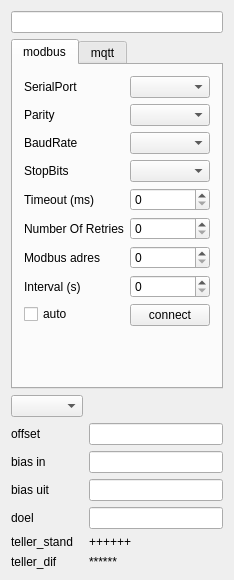
<?xml version="1.0" encoding="UTF-8"?>
<ui version="4.0">
 <class>Widget</class>
 <widget class="QWidget" name="Widget">
  <property name="geometry">
   <rect>
    <x>0</x>
    <y>0</y>
    <width>232</width>
    <height>580</height>
   </rect>
  </property>
  <property name="windowTitle">
   <string>Data retriever</string>
  </property>
  <layout class="QGridLayout" name="gridLayout">
   <item row="3" column="0">
    <layout class="QFormLayout" name="formLayout">
     <item row="0" column="0">
      <widget class="QComboBox" name="comboBox_value"/>
     </item>
     <item row="0" column="1">
      <widget class="QLabel" name="label_value">
       <property name="text">
        <string/>
       </property>
      </widget>
     </item>
     <item row="1" column="0">
      <widget class="QLabel" name="label_4">
       <property name="text">
        <string>offset</string>
       </property>
      </widget>
     </item>
     <item row="1" column="1">
      <widget class="QLineEdit" name="lineEdit_ofset">
       <property name="inputMethodHints">
        <set>Qt::ImhFormattedNumbersOnly</set>
       </property>
       <property name="text">
        <string/>
       </property>
      </widget>
     </item>
     <item row="2" column="0">
      <widget class="QLabel" name="label_11">
       <property name="text">
        <string>bias in</string>
       </property>
      </widget>
     </item>
     <item row="2" column="1">
      <widget class="QLineEdit" name="lineEdit_bias">
       <property name="inputMethodHints">
        <set>Qt::ImhFormattedNumbersOnly</set>
       </property>
      </widget>
     </item>
     <item row="3" column="0">
      <widget class="QLabel" name="label_14">
       <property name="text">
        <string>bias uit</string>
       </property>
      </widget>
     </item>
     <item row="3" column="1">
      <widget class="QLineEdit" name="lineEdit_bias_uit"/>
     </item>
     <item row="4" column="0">
      <widget class="QLabel" name="label_12">
       <property name="text">
        <string>doel</string>
       </property>
      </widget>
     </item>
     <item row="4" column="1">
      <widget class="QLineEdit" name="lineEdit_doel"/>
     </item>
     <item row="5" column="0">
      <widget class="QLabel" name="label_13">
       <property name="text">
        <string>teller_stand</string>
       </property>
      </widget>
     </item>
     <item row="5" column="1">
      <widget class="QLabel" name="label_stand">
       <property name="text">
        <string>++++++</string>
       </property>
      </widget>
     </item>
     <item row="6" column="0">
      <widget class="QLabel" name="label_10">
       <property name="text">
        <string>teller_dif</string>
       </property>
      </widget>
     </item>
     <item row="6" column="1">
      <widget class="QLabel" name="label_Kwh">
       <property name="text">
        <string>******</string>
       </property>
      </widget>
     </item>
    </layout>
   </item>
   <item row="1" column="0">
    <widget class="QLineEdit" name="lineEdit_progam_Path"/>
   </item>
   <item row="2" column="0">
    <widget class="QTabWidget" name="tabWidget">
     <property name="currentIndex">
      <number>0</number>
     </property>
     <widget class="QWidget" name="modbus">
      <attribute name="title">
       <string>modbus</string>
      </attribute>
      <layout class="QFormLayout" name="formLayout_2">
       <item row="0" column="0">
        <widget class="QLabel" name="label">
         <property name="text">
          <string>SerialPort</string>
         </property>
        </widget>
       </item>
       <item row="0" column="1">
        <widget class="QComboBox" name="comboBox_SerialPort"/>
       </item>
       <item row="1" column="0">
        <widget class="QLabel" name="label_2">
         <property name="text">
          <string>Parity</string>
         </property>
        </widget>
       </item>
       <item row="1" column="1">
        <widget class="QComboBox" name="comboBox_Parity"/>
       </item>
       <item row="2" column="0">
        <widget class="QLabel" name="label_3">
         <property name="text">
          <string>BaudRate</string>
         </property>
        </widget>
       </item>
       <item row="2" column="1">
        <widget class="QComboBox" name="comboBox_BaudRate"/>
       </item>
       <item row="3" column="0">
        <widget class="QLabel" name="label_5">
         <property name="text">
          <string>StopBits</string>
         </property>
        </widget>
       </item>
       <item row="3" column="1">
        <widget class="QComboBox" name="comboBox_StopBits"/>
       </item>
       <item row="4" column="0">
        <widget class="QLabel" name="label_6">
         <property name="text">
          <string>Timeout (ms)</string>
         </property>
        </widget>
       </item>
       <item row="4" column="1">
        <widget class="QSpinBox" name="spinBox_Timeout"/>
       </item>
       <item row="5" column="0">
        <widget class="QLabel" name="label_7">
         <property name="text">
          <string>Number Of Retries</string>
         </property>
        </widget>
       </item>
       <item row="5" column="1">
        <widget class="QSpinBox" name="spinBox_NumberOfRetries"/>
       </item>
       <item row="6" column="0">
        <widget class="QLabel" name="label_8">
         <property name="text">
          <string>Modbus adres</string>
         </property>
        </widget>
       </item>
       <item row="6" column="1">
        <widget class="QSpinBox" name="spinBox_modbus_adres"/>
       </item>
       <item row="7" column="0">
        <widget class="QLabel" name="label_9">
         <property name="text">
          <string>Interval (s)</string>
         </property>
        </widget>
       </item>
       <item row="7" column="1">
        <widget class="QSpinBox" name="spinBox_Interval"/>
       </item>
       <item row="8" column="1">
        <widget class="QPushButton" name="pushButton_retive">
         <property name="enabled">
          <bool>true</bool>
         </property>
         <property name="text">
          <string>connect</string>
         </property>
         <property name="checkable">
          <bool>true</bool>
         </property>
        </widget>
       </item>
       <item row="8" column="0">
        <widget class="QCheckBox" name="checkBox_auto">
         <property name="text">
          <string>auto</string>
         </property>
        </widget>
       </item>
      </layout>
     </widget>
     <widget class="QWidget" name="mqtt">
      <attribute name="title">
       <string>mqtt</string>
      </attribute>
      <layout class="QFormLayout" name="formLayout_3">
       <item row="0" column="0">
        <widget class="QLabel" name="label_15">
         <property name="text">
          <string>Host:</string>
         </property>
        </widget>
       </item>
       <item row="0" column="1">
        <widget class="QLineEdit" name="lineEdit_Host"/>
       </item>
       <item row="1" column="0">
        <widget class="QLabel" name="label_16">
         <property name="text">
          <string>Port:</string>
         </property>
        </widget>
       </item>
       <item row="1" column="1">
        <widget class="QSpinBox" name="spinBox_Port">
         <property name="maximum">
          <number>6300</number>
         </property>
         <property name="value">
          <number>1883</number>
         </property>
        </widget>
       </item>
       <item row="2" column="0">
        <widget class="QLabel" name="label_17">
         <property name="text">
          <string>Username:</string>
         </property>
        </widget>
       </item>
       <item row="2" column="1">
        <widget class="QLineEdit" name="lineEdit_Username"/>
       </item>
       <item row="3" column="0">
        <widget class="QLabel" name="label_18">
         <property name="text">
          <string>Password:</string>
         </property>
        </widget>
       </item>
       <item row="3" column="1">
        <widget class="QLineEdit" name="lineEdit_Password">
         <property name="inputMethodHints">
          <set>Qt::ImhHiddenText|Qt::ImhNoAutoUppercase|Qt::ImhNoPredictiveText|Qt::ImhSensitiveData</set>
         </property>
         <property name="echoMode">
          <enum>QLineEdit::Password</enum>
         </property>
        </widget>
       </item>
       <item row="4" column="0">
        <widget class="QLabel" name="label_19">
         <property name="text">
          <string>Topic:</string>
         </property>
        </widget>
       </item>
       <item row="4" column="1">
        <widget class="QLineEdit" name="lineEdit_Topic"/>
       </item>
       <item row="5" column="0" colspan="2">
        <widget class="QPushButton" name="pushButton">
         <property name="text">
          <string>Connect</string>
         </property>
        </widget>
       </item>
      </layout>
     </widget>
    </widget>
   </item>
  </layout>
 </widget>
 <layoutdefault spacing="6" margin="11"/>
 <resources/>
 <connections/>
</ui>
